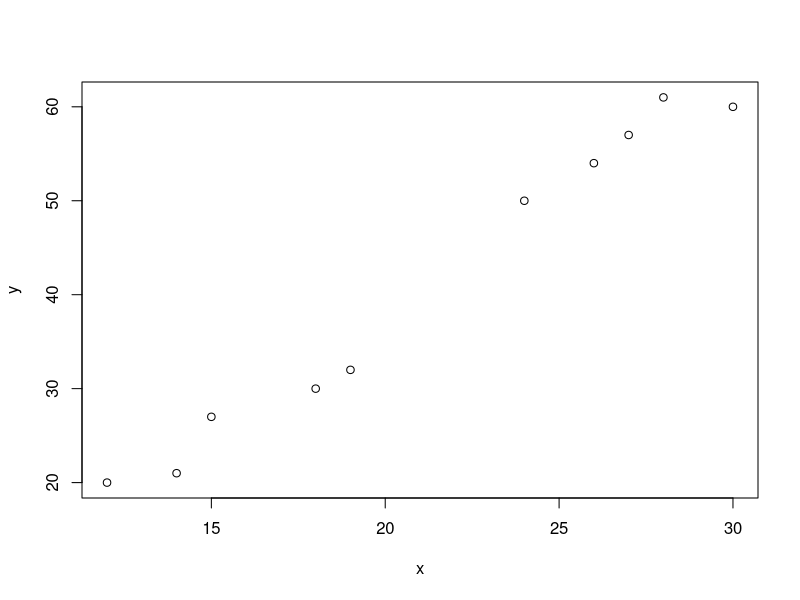

Reproduce this figure in R.
## ---- chunk 1
knitr::opts_chunk$set(echo = TRUE)
rm(list = ls())
## ---- chunk 2
x <- c(12, 30, 15, 24, 14, 18, 28, 26, 19, 27)
y <- c(20, 60, 27, 50, 21, 30, 61, 54, 32, 57)
x.mean <- mean(x)
x.sd <- round(sd(x),2)
x.sd

y.mean <- mean(y)
y.sd <- round(sd(y),2)
y.sd

## ---- chunk 3
plot(x,y)
## ---- chunk 4
x.minus.xmean <- x - x.mean
x.minus.xmean
y.minus.ymean <- y - y.mean
y.minus.ymean
x.times.y <- x.minus.xmean * y.minus.ymean
x.times.y

sum.x.times.y <- sum(x.times.y)
sum.x.times.y

analysis.table <- cbind(x, y, x.minus.xmean, y.minus.ymean, x.times.y)
analysis.table
## ---- chunk 5
cov.x.y <- round(cov(x,y),2)
## ---- chunk 6
r <- round(cov.x.y / (x.sd * y.sd),3)
r
## ---- chunk 7
round(cor(x,y),3)
